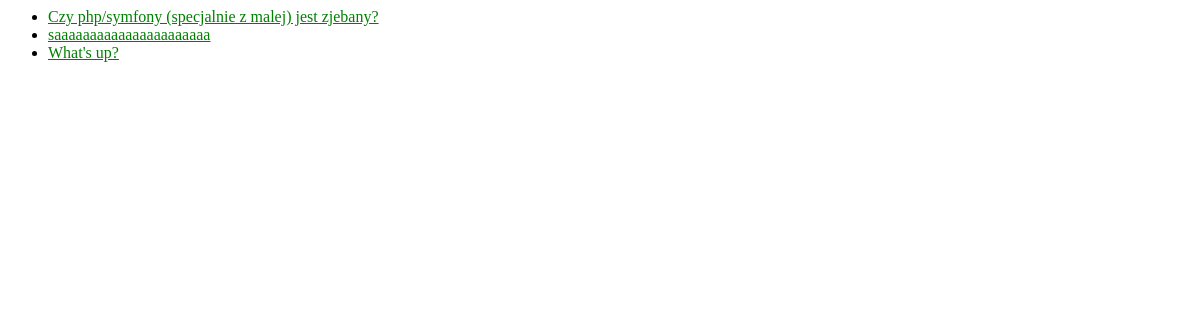
Before: /polls/ with the older database file.
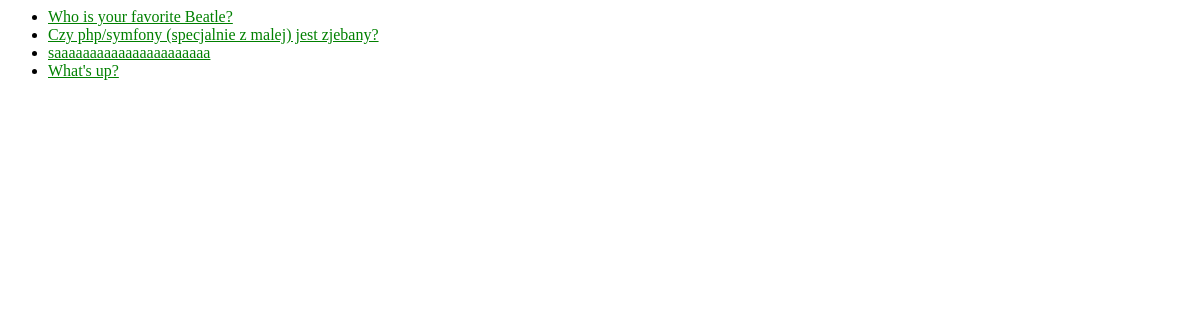
After: the same page with the newer database file.
### polls/models.py (models this page shows, shortened)
@python_2_unicode_compatible    # only if you need to support Python 2
class Question(models.Model):
    question_text = models.CharField(max_length=200)
    pub_date = models.DateTimeField('date published')

### polls/views.py (the view)
class IndexView(generic.ListView):
    template_name = 'polls/index.html'
    context_object_name = 'latest_question_list'
    def get_queryset(self):
        return Question.objects.filter(
            pub_date__lte=timezone.now()
        ).order_by('-pub_date')[:5]

### polls/templates/polls/index.html
{% load staticfiles %}
<link rel="stylesheet" type="text/css" href="{% static 'polls/style.css' %}" />
{% if latest_question_list %}
<ul>
    {% for question in latest_question_list %}
    <li>
        <a href="{% url 'polls:detail' question.id %}">{{ question.question_text }}</a>
    </li>
    {% endfor %}
</ul>
{% else %}
<p>No polls are available</p>
{% endif %}

### polls/static/polls/style.css (style rules this page uses)
li a { color:green; }

Changed rows visible on the page:
added Question: question_text "Who is your favorite Beatle?"
